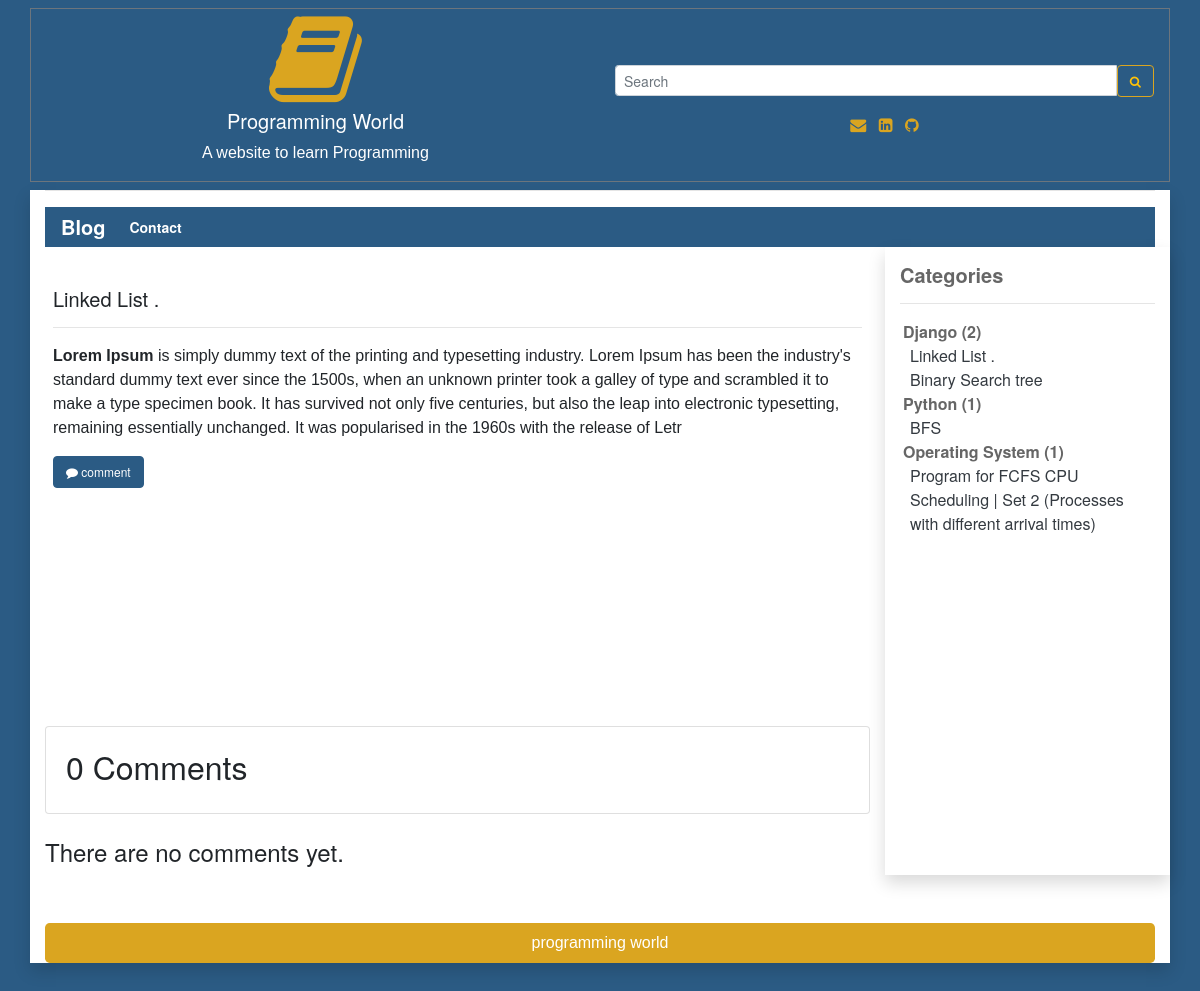
The app's page /more/1, older data.
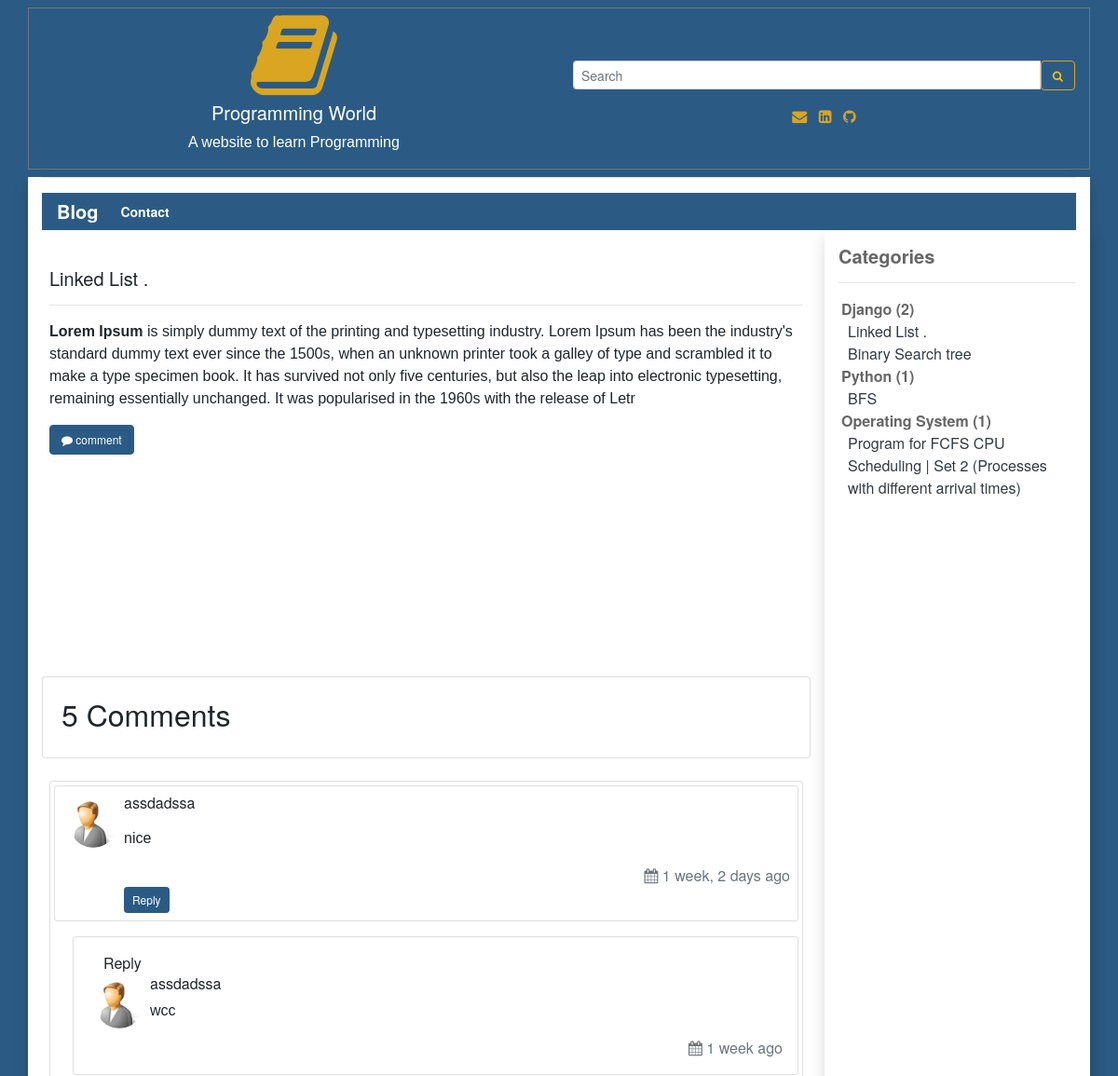
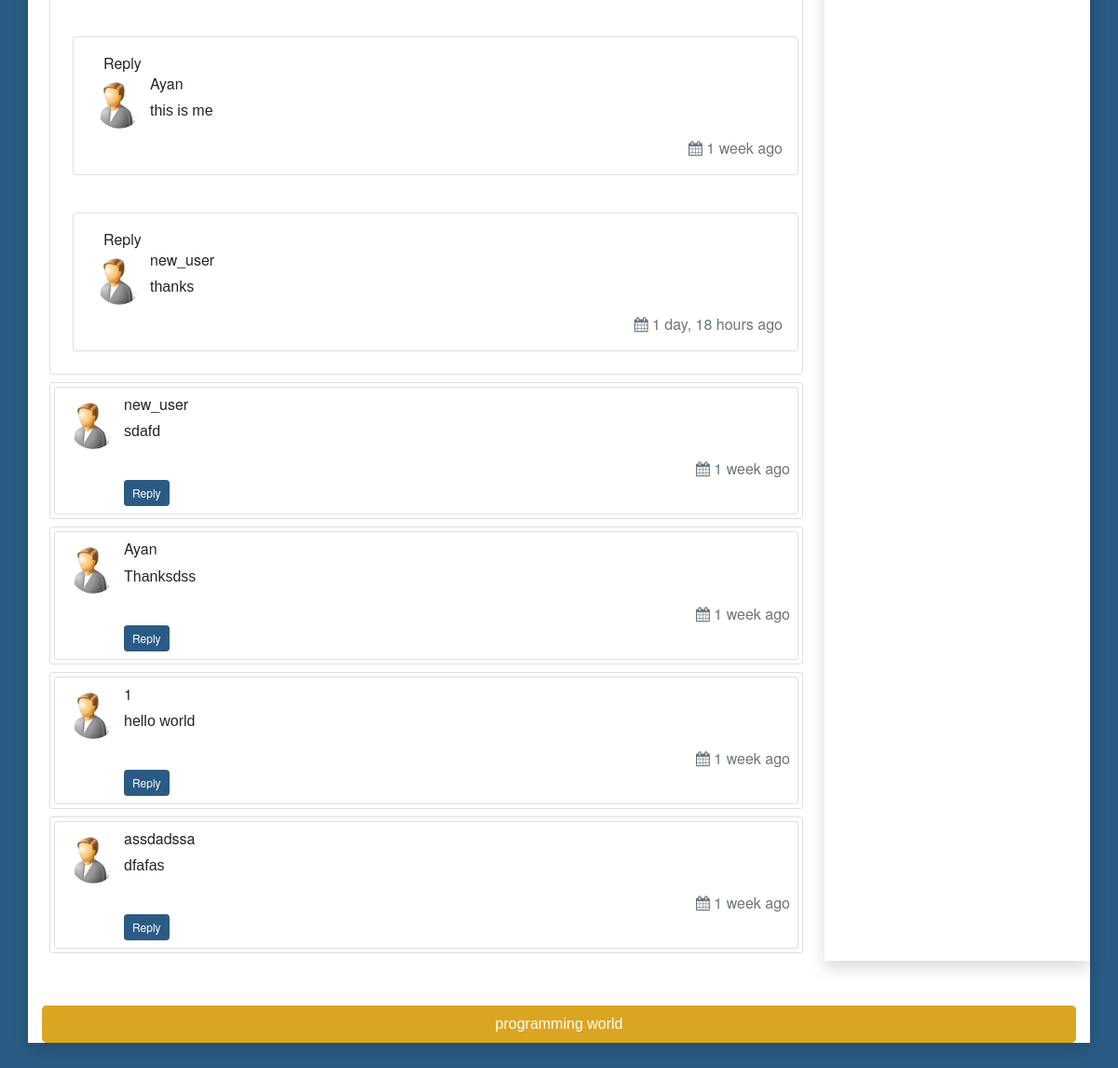
The same page, newer data (2 pictures, top to bottom).
### user_panel_1/models.py (models this page shows, shortened)
class Blog(models.Model):
    cat_name = models.ForeignKey(Category, on_delete=models.CASCADE)
    blog_priority = models.IntegerField(blank=True, null=True)
    blog_title = models.CharField(max_length=200)
    blog_author = models.CharField(max_length=200)
    blog_body = RichTextUploadingField(blank=True, null=True)
    blog_views = models.IntegerField(default=0)
    blog_thumbnil = models.ImageField(blank=True, null=True)
    blog_timeDate = models.DateTimeField(auto_now_add=True, auto_now=False, blank=True)

class Category(models.Model):
    cat_name = models.CharField(max_length=300)
    def __str__(self):
        return self.cat_name

class Comment(models.Model):
    blog = models.ForeignKey(Blog, related_name='comments', on_delete=models.CASCADE )
    name = models.CharField(max_length=80)
    email = models.EmailField(max_length=200, blank=True)
    body = RichTextUploadingField(blank=True, null=True)
    created = models.DateTimeField(auto_now_add=True)
    updated = models.DateTimeField(auto_now=True)
    active = models.BooleanField(default=True)
    parent = models.ForeignKey('self', null=True, on_delete=models.CASCADE , blank=True, related_name='replies')
    class Meta:
        ordering = ('created',)

### user_panel_1/views.py (the view)
# urls.py: path('more/<str:slug>', views.more, name='more'),
def more(request, slug):
    more = Blog.objects.filter(id=slug).first()
    category = Category.objects.all()
    blog = Blog.objects.all()
    categorys = Blog.objects.all().select_related('cat_name')
    blogss = get_object_or_404(Blog, id=slug)
    go_back = slug
    comments = blogss.comments.filter(active=True, parent__isnull=True)
    if request.method == 'POST':
        print("hello me if")
        comment_form = CommentForm(data=request.POST)
        if comment_form.is_valid():
            parent_obj = None
            try:
                parent_id = int(request.POST.get('parent_id'))
            except:
                parent_id = None
            if parent_id:
                parent_obj = Comment.objects.get(id=parent_id)
                if parent_obj:
                    replay_comment = comment_form.save(commit=False)
                    replay_comment.parent = parent_obj
            new_comment = comment_form.save(commit=False)
            new_comment.blog = blogss
            new_comment.save()
            return HttpResponseRedirect(reverse('more', args=[str(go_back)]))
    else:
        comment_form = CommentForm()
    return render(request,
                  'more.html',
                  {
                   'comments': comments,
                   'comment_form': comment_form,
                   'category': category,
                   'blog': blog,
                   'object_list': categorys,
                   'more':more,
                   })

### user_panel_1/forms.py
class CommentForm(forms.ModelForm):
    email = forms.EmailField(widget=forms.TextInput(
        attrs = {
            'class': 'form-control input-edit',
            'placeholder' : 'email'
        }
    ))
    name = forms.CharField(widget=forms.TextInput(
        attrs={
            'class': 'form-control input-edit',
            'placeholder': 'name'
        }
    ))
    body = forms.CharField( widget=forms.Textarea(
        attrs={
            'class': 'form-control input-edit',
        }
    ))
    class Meta:
        model = Comment
        fields = ('name', 'email', 'body')

### templates/more.html (shortened to what this page needs)
{% extends 'base.html' %}
{% load static %}
{% load humanize %}
{% block content %}
<div class="p-2 mt-3">
<h5 class="mt-3">{{more.blog_title}}</h5>
<hr>
<p>{{more.blog_body | safe}}</p>
<a class=" btn text-white btn-info" data-toggle="collapse" href="#collapseExample" role="button" aria-expanded="false" aria-controls="collapseExample">
   <i class="fa fa-comment" aria-hidden="true"></i> comment</a>
</div>
<div class="cared mt-5 p-3">
</div>
    <div class="card mb-4  mt-3 ">
      <div class="card-body">
        <h2 id="heading">{{ comments.count }} Comments</h2>
</div>
</div>
{% for comment in comments|dictsort:"created" %}
<div class="card m-2">
    <div class="comment" >
     <div class="card m-1 p-2">
         <div class="d-flex flex-row comment-row m-t-0">
                    <div class="p-2"><img src="{% static 'uu.png' %}" alt="user" width="50" class="rounded-circle">
                    </div>
                    <div class="comment-text w-100">
                        <h6 class="font-medium">{{comment.name}}</h6> <span class="m-b-15 d-block">{{comment.body| safe |linebreaks }} </span>
                        <div class="comment-footer"> <span class="text-muted float-right"><i class="fa fa-calendar" aria-hidden="true"></i> {{ comment.created | naturaltime}}</span><br>  <button type="button" class="btn btn-info btn-sm"
                        data-toggle="collapse" data-target="#collapseExampler{{comment.id}}" aria-expanded="false" aria-controls="collapseExample">Reply</button>
                         </div>
                    </div>
                </div>
     </div>
        {% for replay in comment.replies.all %}
        <div class="card p-3 ml-4 mr-1 mt-3 ">
           <span class="ml-3">Reply</span>
         <div class="d-flex flex-row comment-row m-t-0">
                    <div class="p-2"><img src="{% static 'uu.png' %}" alt="user" width="50" class="rounded-circle">
                    </div>
                    <div class="comment-text w-100">
                        <h6 class="font-medium">{{replay.name}}</h6> <span class="m-b-15 d-block">{{replay.body|linebreaks }} </span>
                        <div class="comment-footer"> <span class="text-muted float-right"><i class="fa fa-calendar" aria-hidden="true"></i> {{ replay.created | naturaltime}}</span><br>
                    </div>
                </div>
     </div>
            </div>
            <br>
        {% endfor %}
    </div>
    </div>
    {% empty %}
<h4 id="heading">There are no comments yet.</h4>
  {% endfor %}
{% endblock content %}

### templates/base.html (shortened to what this page needs)
{% load static %}
{% load humanize %}
<!DOCTYPE html>
<html lang="en">
<head>
  <link rel="stylesheet" href="https://maxcdn.bootstrapcdn.com/bootstrap/4.5.2/css/bootstrap.min.css">
    <link
      rel="stylesheet"
      href="https://cdnjs.cloudflare.com/ajax/libs/font-awesome/4.7.0/css/font-awesome.min.css"
    />
    <link
      rel="stylesheet"
      href="{% static 'css/style.css' %}"
    />
    <link href="https://cdn.jsdelivr.net/gh/gitbrent/bootstrap4-toggle@3.6.1/css/bootstrap4-toggle.min.css" rel="stylesheet">
</head>
<body style="background:#2b5b84;">
 <div class="container mt-2 text-center border border-secondary">
 <div class="row">
     <div class="col-sm-6">
     <i class="fa fa-book logo" aria-hidden="true"></i><br>
 <h5 class="text-white">Programming World</h5>
 <p class="text-white">A website to learn Programming</p>
     </div>
     <div class="col-sm-6 mt-2">
        <form method="GET" action="{% url 'search' %}">
    <div class="input-group input-group-sm mt-5"  >
      <input type="text" class="form-control" placeholder="Search" name='search' required>
      <div class="input-group-btn">
        <button class="btn btn-outline-warning" type="submit"><i class="fa fa-search" aria-hidden="true"></i>
</button>
      </div>
    </div>
  </form>
       <div class="mt-3">
       <span class="text-style-two"><a href="mailto:aaziz9642@gmail.com" class="text-warning ur"><i class="fa fa-envelope pr-2" aria-hidden="true"></i> </a></span>
<span class="text-style-two"><a href="https://linkedin.com/in/azizur-rahman-720636165"  target="_blank" class="text-warning ur"><i class="fa fa-linkedin-square" aria-hidden="true"></i> </a></span>
<span class="text-style-two"><a href="https://github.com/ayanchyaziz123" target="_blank" class="text-warning ur"><i class="fa fa-github pl-2" aria-hidden="true"></i></a></span>
     </div>
     </div>
    </div>
</div>
<div class="container bg-white shadow">
  <hr class="mt-2">
    <nav class="navbar navbar-expand-lg navbar-dark bg-dark mt-2 pt-0 pb-0">
  <a class="navbar-brand" href="{% url 'blog' %}">Blog</a>
  <div class="collapse navbar-collapse" id="navbarSupportedContent">
    <ul class="navbar-nav mr-auto">
      <li class="nav-item active">
        <a class="nav-link" href="{% url 'contact' %}">Contact<span class="sr-only">(current)</span></a>
      </li>
    </ul>
  </div>
</nav>
<div class="row">
    <div class="col-sm-9">
    {% block content %}
    {% endblock content %}
    </div>
    <div class="col-sm-3 shadow">
     <h5 class="mt-3"><strong class="title">Categories</strong></h5>
     <hr>
     {% regroup object_list by cat_name as country_list %}
<ul>
{% for country in country_list %}
    <li style="list-style-type:none; margin-left:-37px;"><strong class="title">{{ country.grouper }} ({{ country.list|length}}) </strong>
    <ul>
        {% for blog in country.list %}
          <li style="list-style-type:none; margin-left:-33px;"><a href="{% url 'more' blog.id %}" class="text-dark ur">{{ blog.blog_title }}</li></a>
        {% endfor %}
    </ul>
    </li>
{% endfor %}
</ul>
    </div>
</div>
<div class="jumbotron mt-5 pb-0 pt-0 text-center text-white" style="background:#DAA520;">
    <p class="lead mt-2 mb-2">
        <p class="pt-2 pb-2"><a href="{% url 'blog' %}" class="text-white">programming world</a></p>
    </p>
</div>
</div>
</body>
</html>

### static/css/style.css (style rules this page uses)
body { background-color: #2b5b84; font-family:Helvetica Neue; font-size:14; }
.bg-dark { background: #2b5b84 !important; }
.logo { font-size: 100px; color: #DAA520; }
li .nav-link { font-size: 14px !important; }
.btn { font-size: 12px !important; }
p { font-family: Arial, Helvetica, sans-serif; }
.navbar-nav .nav-item { font-weight: 600 !important; }
.navbar-brand { font-weight: 600 !important; }
.btn-outline-warning { border-color: #DAA520 !important; color: #DAA520 im !important; }
.title { color: #666; }
.btn-info { background-color: #2b5b84; border-color: #2b5b84; }
.text-warning { color: #DAA520 !important; }
.ur { text-decoration: none !important; }

Row changes from the older to the newer data that the page shows:
added Comment: name "assdadssa", body "nice", created "1 week, 2 days ago", shown under "5 Comments"
added Comment: name "assdadssa", body "wcc", created "1 week ago"
added Comment: name "Ayan", body "this is me", created "1 week ago", shown under "assdadssa"
added Comment: name "new_user", body "thanks", created "1 day, 18 hours ago", shown under "assdadssa"
added Comment: name "new_user", body "sdafd", created "1 week ago", shown under "5 Comments"
added Comment: name "Ayan", body "Thanksdss", created "1 week ago", shown under "5 Comments"
added Comment: name "1", body "hello world", created "1 week ago", shown under "5 Comments"
added Comment: name "assdadssa", body "dfafas", created "1 week ago", shown under "5 Comments"
Text that changed along with them:
{{ comments.count }}: "0" → "5"
text no longer shown: "There are no comments yet."
